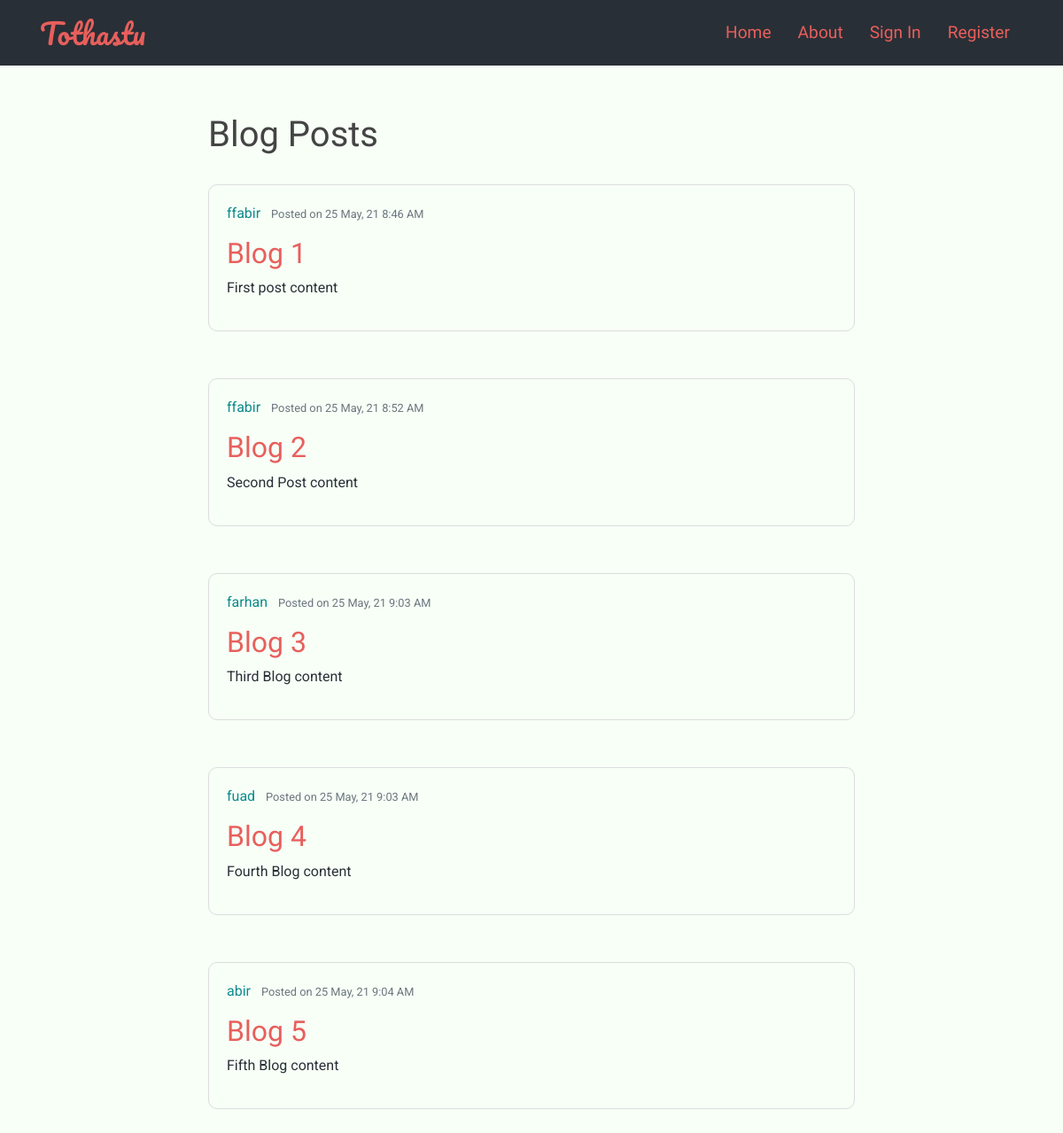
The page / on the database its author committed.
### blog/models.py (models this page shows, shortened)
class Post(models.Model):
    title = models.CharField(max_length=100)
    content = models.TextField()
    post_date = models.DateTimeField(default=timezone.now)
    author = models.ForeignKey(User, on_delete=models.CASCADE)

### blog/views.py (the view)
# urls.py: path('', views.home, name='blog-home'),
def home(request):
    context = {
        'posts': Post.objects.all()
    }
    return render(request, 'blog/home.html', context)

### blog/templates/blog/home.html
{% extends "blog/base.html" %}
{% block content %}
    <h1>Blog Posts</h1>
    {% for post in posts %}
        <br>
        <article class="media content-section">
            <div class="media-body">
                <div class="article-metadata">
                    <a class="mr-2" href="#">{{ post.author }}</a>
                    <small class="text-muted"> Posted on {{ post.post_date|date:"d M, y g:i A"}}</small>
                </div>
                <h2><a class="article-title" href="#">{{ post.title }}</a></h2>
                <p class="article-content">{{ post.content }}</p>
            </div>
        </article>
        <br>
    {% endfor %}
{% endblock %}

### blog/templates/blog/base.html (shortened to what this page needs)
{% load static %}
<!DOCTYPE html>
<html lang="en">
<head>
    <link rel="stylesheet" href="https://stackpath.bootstrapcdn.com/bootstrap/4.3.1/css/bootstrap.min.css"
>
    <link rel="stylesheet" type="text/css" href="{% static 'blog/style.css' %}">
</head>
<body>
    <header class="site-header">
        {% include "blog/navbar.html" %}
    </header>
    <main role="main" class="container">
        <div class="row justify-content-center">
            <div class="col-md-8">
                {% block content %}{% endblock %}
            </div>
        </div>
    </main>
</body>
</html>

### blog/templates/blog/navbar.html (shortened to what this page needs)
<nav class="navbar fixed-top navbar-expand-lg navbar-light bg-steel">
    <div class="container">
        <a class="navbar-brand" href="{% url 'blog-home' %}">Tothastu</a>
        <div class="float-right">
            <div class="collapse navbar-collapse" id="navbarToggle">
                <div class="navbar-nav mr-auto">
                    <a class="nav-item nav-link" href="{% url 'blog-home' %}">Home</a>
                    <a class="nav-item nav-link" href="{% url 'blog-about' %}">About</a>
                    {% if user.is_authenticated %}
                        <a class="nav-item nav-link" href="{% url 'profile' %}">Profile</a>
                        <a class="nav-item nav-link" href="{% url 'logout' %}">Sign Out</a>
                    {% else %}
                        <a class="nav-item nav-link" href="{% url 'login' %}">Sign In</a>
                        <a class="nav-item nav-link" href="{% url 'register' %}">Register</a>
                    {% endif %}
                </div>
            </div>
        </div>
    </div>
</nav>
<br>
<br>

### blog/static/blog/style.css (style rules this page uses)
body { background: #f7fff7; font-family: 'Roboto', sans-serif; color: #292F36; margin-top: 5rem; }
h1, h2, h3, h4, h5, h6 { color: #444444; font-family: 'Comfortaa', cursive; }
p { font-family: 'Roboto', sans-serif; }
a { color: #0F8B8D; text-decoration: none; }
.bg-steel { background-color: #292F36; }
.site-header .navbar-brand { color: #E85F5C; font-family: 'Pacifico', cursive; font-size: xx-large; }
.site-header .navbar-nav .nav-link { color: #E85F5C; font-family: 'Sarala', sans-serif; font-size: larger; font-weight: normal; padding: 0px 15px; }
.content-section { background: #F7FFF7; padding-top: 20px; padding-bottom: 20px; padding-right: 20px; padding-left: 20px; border: 1px solid #dddddd; border-radius: 10px; margin-bottom: 5px; }
.article-title { color: #E85F5C; }
.article-content { white-space: pre-line; }
.article-metadata { padding-bottom: 10px; margin-bottom: 4px; }

### rows shown on the page
Post: author "ffabir", post_date "25 May, 21 8:46 AM", title "Blog 1", content "First post content"
Post: author "ffabir", post_date "25 May, 21 8:52 AM", title "Blog 2", content "Second Post content"
Post: author "farhan", post_date "25 May, 21 9:03 AM", title "Blog 3", content "Third Blog content"
Post: author "fuad", post_date "25 May, 21 9:03 AM", title "Blog 4", content "Fourth Blog content"
Post: author "abir", post_date "25 May, 21 9:04 AM", title "Blog 5", content "Fifth Blog content"
